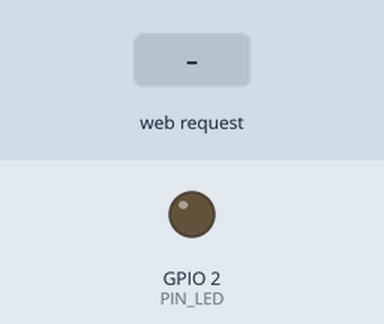
Simulated run of this sketch. Board: ESP32. Parts: output pins drawn as LEDs (lit = HIGH). Inputs (shaded band) come from the test bench. WiFi joins after 1.5 s; servers stay silent unless stated; what the sketch prints to the serial monitor is not drawn.

Above: at 3.2 s.
3.3 s: HTTP request GET /led/on received
At 4.1 s:
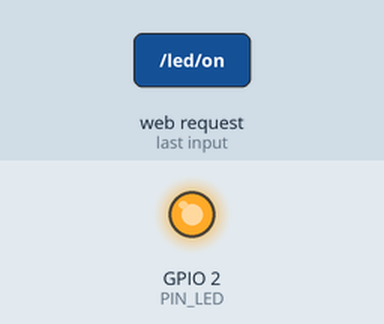
4.8 s: HTTP request GET /led/off received
At 5.2 s:
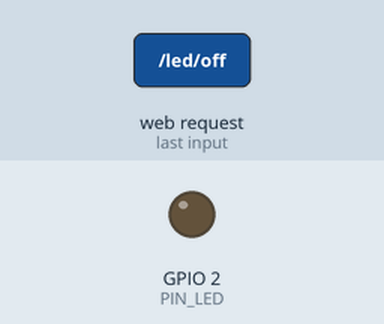
Timing chart, 0 to 7.8 s (numbered marks = the images above; inputs shaded):
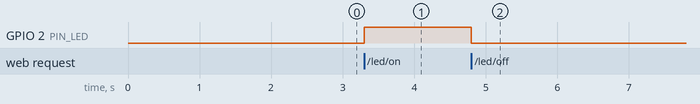

Measured:
- after the input at 3.3 s, GPIO 2 (PIN_LED): LOW → HIGH at once
- after the input at 4.8 s, GPIO 2 (PIN_LED): HIGH → LOW at once

The sketch:

03_wifi_ap_test.ino
```cpp
// 03_wifi_ap_test
// Joins your home WiFi (DHCP address) and serves a test page with an LED toggle.
// If the home network can't be joined, optionally falls back to its own access
// point. No extra libraries: WiFi, WebServer and ESPmDNS ship with the ESP32 core.
//
// STATUS: station mode (join home WiFi, DHCP) tested on the real board and
// working. The access point FALLBACK path has not been tested since this
// rewrite (the earlier AP-only version did work from a tablet).
//
// SETUP: copy secrets.example.h to secrets.h and fill in your network details.
//   cp secrets.example.h secrets.h
// The ESP32 supports 2.4 GHz WiFi only (no 5 GHz).
//
// The serial monitor prints the address it was given. Open that IP, or
// http://boom.local (mDNS works on macOS/iOS; often unreliable on Android).

#include <WiFi.h>
#include <WebServer.h>
#include <ESPmDNS.h>
#include "config.h"
#include "secrets.h"

WebServer server(80);
bool ledOn = false;

const char PAGE[] PROGMEM = R"rawliteral(
<!DOCTYPE html><html><head>
<meta name="viewport" content="width=device-width, initial-scale=1">
<title>Boom Control Test</title>
<style>
  body { font-family: sans-serif; text-align: center; margin: 2em; }
  button { font-size: 1.5em; padding: 0.8em 1.5em; margin: 0.4em; }
</style></head><body>
<h1>ESP32 is up</h1>
<p>Uptime: <span id="up">-</span> s | LED: <span id="led">-</span></p>
<button onclick="send('/led/on')">LED ON</button>
<button onclick="send('/led/off')">LED OFF</button>
<script>
function send(path) { fetch(path).then(update); }
function update() {
  fetch('/status').then(r => r.json()).then(s => {
    document.getElementById('up').textContent = s.uptime;
    document.getElementById('led').textContent = s.led ? 'ON' : 'OFF';
  });
}
setInterval(update, 1000);
update();
</script></body></html>
)rawliteral";

void handleRoot()  { server.send_P(200, "text/html", PAGE); }
void handleOn()    { ledOn = true;  digitalWrite(PIN_LED, HIGH); server.send(200, "text/plain", "ok"); }
void handleOff()   { ledOn = false; digitalWrite(PIN_LED, LOW);  server.send(200, "text/plain", "ok"); }
void handleStatus() {
  String json = "{\"uptime\":" + String(millis() / 1000) +
                ",\"led\":" + (ledOn ? "true" : "false") + "}";
  server.send(200, "application/json", json);
}

// Join the home network and wait for a DHCP lease. Returns true on success.
bool startStation() {
  WiFi.mode(WIFI_STA);
  WiFi.setHostname(HOSTNAME);
  WiFi.setAutoReconnect(true);
  WiFi.begin(WIFI_SSID, WIFI_PASSWORD);

  Serial.printf("Connecting to '%s'", WIFI_SSID);
  unsigned long start = millis();
  while (WiFi.status() != WL_CONNECTED && millis() - start < WIFI_CONNECT_TIMEOUT_MS) {
    delay(500);
    Serial.print('.');
  }
  Serial.println();

  if (WiFi.status() != WL_CONNECTED) {
    Serial.printf("Could not join '%s' (status %d).\n", WIFI_SSID, (int)WiFi.status());
    return false;
  }
  Serial.print("Connected. DHCP address: http://");
  Serial.println(WiFi.localIP());
  Serial.printf("Signal: %d dBm\n", WiFi.RSSI());
  return true;
}

void startAccessPoint() {
  WiFi.disconnect(true);
  WiFi.mode(WIFI_AP);
  WiFi.softAP(AP_SSID, AP_PASSWORD);
  Serial.printf("Fallback AP started. Join '%s' and browse to http://", AP_SSID);
  Serial.println(WiFi.softAPIP());   // normally 192.168.4.1
}

void setup() {
  Serial.begin(115200);
  delay(500);
  pinMode(PIN_LED, OUTPUT);

  if (!startStation()) {
    if (ENABLE_AP_FALLBACK) {
      startAccessPoint();
    } else {
      Serial.println("No network and AP fallback disabled. The web page is unreachable.");
    }
  }

  if (MDNS.begin(HOSTNAME)) {
    Serial.printf("Also try http://%s.local\n", HOSTNAME);
  }

  server.on("/", handleRoot);
  server.on("/led/on", handleOn);
  server.on("/led/off", handleOff);
  server.on("/status", handleStatus);
  server.begin();
}

void loop() {
  server.handleClient();
}
```

secrets.example.h
```cpp
// Copy this file to secrets.h (which is gitignored) and fill in real values.
// NEVER commit secrets.h.
#pragma once

#define WIFI_SSID     "your-home-network-name"   // must be a 2.4 GHz network
#define WIFI_PASSWORD "your-home-wifi-password"

// Fallback access point password (used only if the home network can't be joined).
// WPA2 needs 8 or more characters.
#define AP_PASSWORD   "change-me-1234"
```

config.h
```cpp
// config.h - non-secret settings for the WiFi test.
// Network name and passwords live in secrets.h (gitignored).
#pragma once

constexpr int  PIN_LED = 2;

// Station mode: join the home network and take a DHCP address.
constexpr char HOSTNAME[]   = "boom";   // DHCP hostname; also http://boom.local via mDNS
constexpr unsigned long WIFI_CONNECT_TIMEOUT_MS = 15000;

// If the home network is not found (e.g. on location), start our own access
// point instead so the tablet can still connect. Set false to disable.
constexpr bool ENABLE_AP_FALLBACK = true;
constexpr char AP_SSID[] = "BoomCtrl";
```
